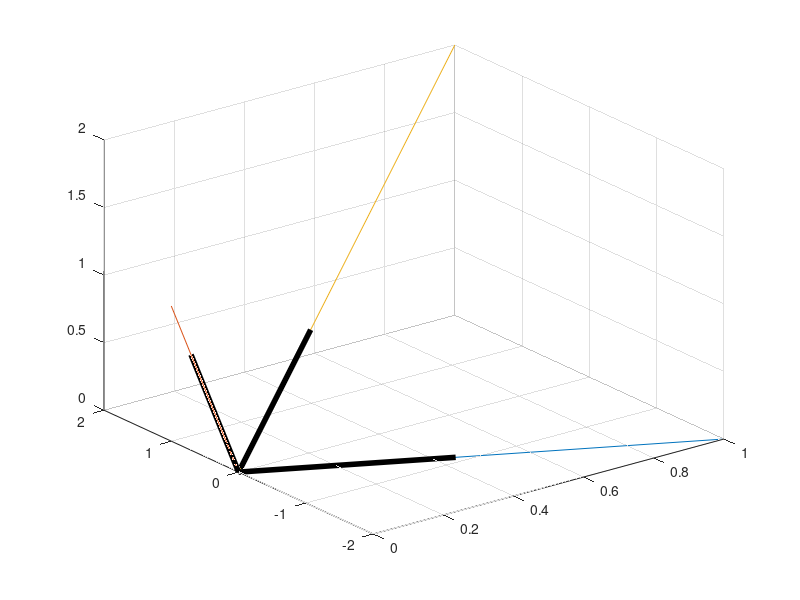

Write MATLAB code to recreate this figure.
%% 1
a = [2; 3; 4];
b = [3; 5; 2];
c = [1; 1; 1];
a + b == b + a
isequal(a + b, b + a)
(a + b) + c == a +(b + c)
isequal((a + b) + c, a + (b + c))
%% 2
alp = 4;
bet = 3;
a = [4; 2; 3];
b = [1; 5; 2];
isequal(alp * (a + b), alp * a + alp * b)
isequal((alp + bet) * a, alp * a + bet * a)
isequal(alp * (bet * a), (alp * bet) * a)
%% 3.1
a = [3; 4; 5];
nr = sqrt(a(1)^2 + a(2)^2 + a(3)^2)
nr = norm(a)
a0 = [(a(1) / nr); (a(2) / nr); (a(3) / nr)]
isequal(norm(a0), 1)
%% 3.2
a = [4; 2];
nr = sqrt(a(1)^2 + a(2)^2)
nr = norm(a)
a0 = [(a(1) / nr); (a(2) / nr)]
isequal(norm(a0), 1)
%% 4
a = [3; 4; 5];
nr = norm(a);
a1ang = acos(a(1) / nr)
a2ang = acos(a(2) / nr)
a3ang = acos(a(3) / nr)
a1 = a(1) / nr
a2 = a(2) / nr
a3 = a(3) / nr
isequal(a1^2 + a2^2 + a3^2, 1)
%% 4.2
a = [4, 2];
nr = norm(a);
a1ang = acos(a(1) / nr)
a2ang = acos(a(2) / nr)
a1 = a(1) / nr
a2 = a(2) / nr
a1^2 + a2^2
isequal(a1^2 + a2^2, 1)
%% 5
a = [1; -2; 0];
b = [0; 1; 1];
c = [1; 2; 2];
plot3([0, a(1)], [0, a(2)], [0, a(3)])
hold on
plot3([0, b(1)], [0, b(2)], [0, b(3)])
plot3([0, c(1)], [0, c(2)], [0, c(3)])
aort = [a(1) / norm(a); a(2) / norm(a); a(3) / norm(a)]
bort = [b(1) / norm(b); b(2) / norm(b); b(3) / norm(b)]
cort = [c(1) / norm(c); c(2) / norm(c); c(3) / norm(c)]
plot3 ([0, aort(1)], [0, aort(2)], [0, aort(3)], 'black', 'LineWidth', 4)
plot3 ([0, bort(1)], [0, bort(2)], [0, bort(3)], 'black', 'LineWidth', 4)
plot3 ([0, cort(1)], [0, cort(2)], [0, cort(3)], 'black', 'LineWidth', 4)
grid on
hold off
